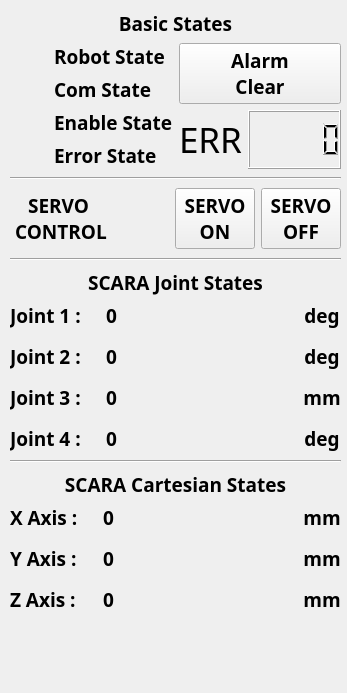
<?xml version="1.0" encoding="UTF-8"?>
<ui version="4.0">
 <class>MyPluginWidget</class>
 <widget class="QWidget" name="MyPluginWidget">
  <property name="geometry">
   <rect>
    <x>0</x>
    <y>0</y>
    <width>347</width>
    <height>693</height>
   </rect>
  </property>
  <property name="windowTitle">
   <string>Form</string>
  </property>
  <widget class="QWidget" name="verticalLayoutWidget">
   <property name="geometry">
    <rect>
     <x>10</x>
     <y>10</y>
     <width>331</width>
     <height>603</height>
    </rect>
   </property>
   <layout class="QVBoxLayout" name="verticalLayout">
    <item>
     <widget class="QLabel" name="titleLabel_1">
      <property name="font">
       <font>
        <family>Ubuntu Mono</family>
        <pointsize>14</pointsize>
        <weight>75</weight>
        <bold>true</bold>
       </font>
      </property>
      <property name="text">
       <string>Basic States</string>
      </property>
      <property name="alignment">
       <set>Qt::AlignCenter</set>
      </property>
     </widget>
    </item>
    <item>
     <layout class="QHBoxLayout" name="horizontalLayout">
      <item>
       <layout class="QGridLayout" name="gridLayout">
        <item row="0" column="1">
         <widget class="QLabel" name="robotStateLabel">
          <property name="font">
           <font>
            <family>Ubuntu Mono</family>
            <pointsize>14</pointsize>
            <weight>75</weight>
            <bold>true</bold>
           </font>
          </property>
          <property name="text">
           <string>Robot State</string>
          </property>
         </widget>
        </item>
        <item row="1" column="0">
         <widget class="QcwIndicatorLamp" name="comStateLamp" native="true">
          <property name="alarm" stdset="0">
           <bool>true</bool>
          </property>
         </widget>
        </item>
        <item row="2" column="0">
         <widget class="QcwIndicatorLamp" name="enableStateLamp" native="true">
          <property name="alarm" stdset="0">
           <bool>true</bool>
          </property>
         </widget>
        </item>
        <item row="0" column="0">
         <widget class="QcwIndicatorLamp" name="robotStateLamp" native="true">
          <property name="alarm" stdset="0">
           <bool>true</bool>
          </property>
         </widget>
        </item>
        <item row="1" column="1">
         <widget class="QLabel" name="comStateLabel">
          <property name="font">
           <font>
            <family>Ubuntu Mono</family>
            <pointsize>14</pointsize>
            <weight>75</weight>
            <bold>true</bold>
           </font>
          </property>
          <property name="text">
           <string>Com State</string>
          </property>
         </widget>
        </item>
        <item row="3" column="0">
         <widget class="QcwIndicatorLamp" name="errorStateLamp" native="true">
          <property name="alarm" stdset="0">
           <bool>true</bool>
          </property>
         </widget>
        </item>
        <item row="2" column="1">
         <widget class="QLabel" name="enableStateLabel">
          <property name="font">
           <font>
            <family>Ubuntu Mono</family>
            <pointsize>14</pointsize>
            <weight>75</weight>
            <bold>true</bold>
           </font>
          </property>
          <property name="text">
           <string>Enable State</string>
          </property>
         </widget>
        </item>
        <item row="3" column="1">
         <widget class="QLabel" name="errorStateLabel">
          <property name="font">
           <font>
            <family>Ubuntu Mono</family>
            <pointsize>14</pointsize>
            <weight>75</weight>
            <bold>true</bold>
           </font>
          </property>
          <property name="text">
           <string>Error State</string>
          </property>
         </widget>
        </item>
       </layout>
      </item>
      <item>
       <layout class="QVBoxLayout" name="verticalLayout_2">
        <item>
         <widget class="QPushButton" name="alarmClearBtn">
          <property name="sizePolicy">
           <sizepolicy hsizetype="Preferred" vsizetype="Preferred">
            <horstretch>0</horstretch>
            <verstretch>0</verstretch>
           </sizepolicy>
          </property>
          <property name="font">
           <font>
            <family>Ubuntu Mono</family>
            <pointsize>14</pointsize>
            <weight>75</weight>
            <bold>true</bold>
           </font>
          </property>
          <property name="text">
           <string>Alarm
Clear</string>
          </property>
         </widget>
        </item>
        <item>
         <layout class="QHBoxLayout" name="horizontalLayout_3">
          <item>
           <widget class="QLabel" name="errLabel">
            <property name="sizePolicy">
             <sizepolicy hsizetype="Maximum" vsizetype="Preferred">
              <horstretch>0</horstretch>
              <verstretch>0</verstretch>
             </sizepolicy>
            </property>
            <property name="font">
             <font>
              <family>Ubuntu Mono</family>
              <pointsize>26</pointsize>
              <weight>50</weight>
              <bold>false</bold>
             </font>
            </property>
            <property name="text">
             <string>ERR</string>
            </property>
            <property name="textFormat">
             <enum>Qt::AutoText</enum>
            </property>
            <property name="alignment">
             <set>Qt::AlignCenter</set>
            </property>
           </widget>
          </item>
          <item>
           <widget class="QLCDNumber" name="lcdNumber">
            <property name="sizePolicy">
             <sizepolicy hsizetype="Preferred" vsizetype="Minimum">
              <horstretch>0</horstretch>
              <verstretch>0</verstretch>
             </sizepolicy>
            </property>
           </widget>
          </item>
         </layout>
        </item>
       </layout>
      </item>
     </layout>
    </item>
    <item>
     <widget class="Line" name="line_2">
      <property name="sizePolicy">
       <sizepolicy hsizetype="Minimum" vsizetype="MinimumExpanding">
        <horstretch>0</horstretch>
        <verstretch>0</verstretch>
       </sizepolicy>
      </property>
      <property name="orientation">
       <enum>Qt::Horizontal</enum>
      </property>
     </widget>
    </item>
    <item>
     <layout class="QHBoxLayout" name="horizontalLayout_2">
      <item>
       <widget class="QLabel" name="servoLabel">
        <property name="font">
         <font>
          <family>Ubuntu Mono</family>
          <pointsize>14</pointsize>
          <weight>75</weight>
          <bold>true</bold>
         </font>
        </property>
        <property name="text">
         <string>SERVO
 CONTROL</string>
        </property>
        <property name="alignment">
         <set>Qt::AlignCenter</set>
        </property>
       </widget>
      </item>
      <item>
       <widget class="QcwIndicatorLamp" name="servoLamp" native="true">
        <property name="sizePolicy">
         <sizepolicy hsizetype="Preferred" vsizetype="Preferred">
          <horstretch>0</horstretch>
          <verstretch>0</verstretch>
         </sizepolicy>
        </property>
        <property name="alarm" stdset="0">
         <bool>true</bool>
        </property>
       </widget>
      </item>
      <item>
       <widget class="QPushButton" name="servoONBtn">
        <property name="sizePolicy">
         <sizepolicy hsizetype="Preferred" vsizetype="Preferred">
          <horstretch>0</horstretch>
          <verstretch>0</verstretch>
         </sizepolicy>
        </property>
        <property name="font">
         <font>
          <family>Ubuntu Mono</family>
          <pointsize>14</pointsize>
          <weight>75</weight>
          <bold>true</bold>
         </font>
        </property>
        <property name="text">
         <string>SERVO
ON</string>
        </property>
        <property name="checkable">
         <bool>false</bool>
        </property>
       </widget>
      </item>
      <item>
       <widget class="QPushButton" name="servoOFFBtn">
        <property name="sizePolicy">
         <sizepolicy hsizetype="Preferred" vsizetype="Preferred">
          <horstretch>0</horstretch>
          <verstretch>0</verstretch>
         </sizepolicy>
        </property>
        <property name="font">
         <font>
          <family>Ubuntu Mono</family>
          <pointsize>14</pointsize>
          <weight>75</weight>
          <bold>true</bold>
         </font>
        </property>
        <property name="text">
         <string>SERVO
OFF</string>
        </property>
       </widget>
      </item>
     </layout>
    </item>
    <item>
     <widget class="Line" name="line">
      <property name="sizePolicy">
       <sizepolicy hsizetype="Minimum" vsizetype="MinimumExpanding">
        <horstretch>0</horstretch>
        <verstretch>0</verstretch>
       </sizepolicy>
      </property>
      <property name="orientation">
       <enum>Qt::Horizontal</enum>
      </property>
     </widget>
    </item>
    <item>
     <widget class="QLabel" name="titleLabel_2">
      <property name="font">
       <font>
        <family>Ubuntu Mono</family>
        <pointsize>14</pointsize>
        <weight>75</weight>
        <bold>true</bold>
       </font>
      </property>
      <property name="text">
       <string>SCARA Joint States</string>
      </property>
      <property name="alignment">
       <set>Qt::AlignCenter</set>
      </property>
     </widget>
    </item>
    <item>
     <layout class="QGridLayout" name="gridLayout_2">
      <property name="horizontalSpacing">
       <number>20</number>
      </property>
      <property name="verticalSpacing">
       <number>14</number>
      </property>
      <item row="1" column="0">
       <widget class="QLabel" name="jointStateLabel_2">
        <property name="font">
         <font>
          <family>Ubuntu Mono</family>
          <pointsize>14</pointsize>
          <weight>75</weight>
          <bold>true</bold>
         </font>
        </property>
        <property name="text">
         <string>Joint 2 : </string>
        </property>
       </widget>
      </item>
      <item row="2" column="0">
       <widget class="QLabel" name="jointStateLabel_3">
        <property name="font">
         <font>
          <family>Ubuntu Mono</family>
          <pointsize>14</pointsize>
          <weight>75</weight>
          <bold>true</bold>
         </font>
        </property>
        <property name="text">
         <string>Joint 3 : </string>
        </property>
       </widget>
      </item>
      <item row="0" column="0">
       <widget class="QLabel" name="jointStateLabel_1">
        <property name="font">
         <font>
          <family>Ubuntu Mono</family>
          <pointsize>14</pointsize>
          <weight>75</weight>
          <bold>true</bold>
         </font>
        </property>
        <property name="text">
         <string>Joint 1 : </string>
        </property>
       </widget>
      </item>
      <item row="3" column="1">
       <widget class="QLabel" name="jointState_4">
        <property name="sizePolicy">
         <sizepolicy hsizetype="Expanding" vsizetype="Preferred">
          <horstretch>0</horstretch>
          <verstretch>0</verstretch>
         </sizepolicy>
        </property>
        <property name="font">
         <font>
          <family>Ubuntu Mono</family>
          <pointsize>14</pointsize>
          <weight>75</weight>
          <bold>true</bold>
         </font>
        </property>
        <property name="text">
         <string>0</string>
        </property>
       </widget>
      </item>
      <item row="3" column="0">
       <widget class="QLabel" name="jointStateLabel_4">
        <property name="font">
         <font>
          <family>Ubuntu Mono</family>
          <pointsize>14</pointsize>
          <weight>75</weight>
          <bold>true</bold>
         </font>
        </property>
        <property name="text">
         <string>Joint 4 : </string>
        </property>
       </widget>
      </item>
      <item row="2" column="1">
       <widget class="QLabel" name="jointState_3">
        <property name="sizePolicy">
         <sizepolicy hsizetype="Expanding" vsizetype="Preferred">
          <horstretch>0</horstretch>
          <verstretch>0</verstretch>
         </sizepolicy>
        </property>
        <property name="font">
         <font>
          <family>Ubuntu Mono</family>
          <pointsize>14</pointsize>
          <weight>75</weight>
          <bold>true</bold>
         </font>
        </property>
        <property name="text">
         <string>0</string>
        </property>
       </widget>
      </item>
      <item row="3" column="2">
       <widget class="QLabel" name="unit_4">
        <property name="font">
         <font>
          <family>Ubuntu Mono</family>
          <pointsize>14</pointsize>
          <weight>75</weight>
          <bold>true</bold>
         </font>
        </property>
        <property name="text">
         <string>deg</string>
        </property>
        <property name="alignment">
         <set>Qt::AlignCenter</set>
        </property>
       </widget>
      </item>
      <item row="1" column="1">
       <widget class="QLabel" name="jointState_2">
        <property name="sizePolicy">
         <sizepolicy hsizetype="Expanding" vsizetype="Preferred">
          <horstretch>0</horstretch>
          <verstretch>0</verstretch>
         </sizepolicy>
        </property>
        <property name="font">
         <font>
          <family>Ubuntu Mono</family>
          <pointsize>14</pointsize>
          <weight>75</weight>
          <bold>true</bold>
         </font>
        </property>
        <property name="text">
         <string>0</string>
        </property>
       </widget>
      </item>
      <item row="0" column="1">
       <widget class="QLabel" name="jointState_1">
        <property name="sizePolicy">
         <sizepolicy hsizetype="Expanding" vsizetype="Preferred">
          <horstretch>0</horstretch>
          <verstretch>0</verstretch>
         </sizepolicy>
        </property>
        <property name="font">
         <font>
          <family>Ubuntu Mono</family>
          <pointsize>14</pointsize>
          <weight>75</weight>
          <bold>true</bold>
         </font>
        </property>
        <property name="text">
         <string>0</string>
        </property>
       </widget>
      </item>
      <item row="2" column="2">
       <widget class="QLabel" name="unit_3">
        <property name="font">
         <font>
          <family>Ubuntu Mono</family>
          <pointsize>14</pointsize>
          <weight>75</weight>
          <bold>true</bold>
         </font>
        </property>
        <property name="layoutDirection">
         <enum>Qt::LeftToRight</enum>
        </property>
        <property name="text">
         <string>mm</string>
        </property>
        <property name="alignment">
         <set>Qt::AlignCenter</set>
        </property>
       </widget>
      </item>
      <item row="0" column="2">
       <widget class="QLabel" name="unit_1">
        <property name="font">
         <font>
          <family>Ubuntu Mono</family>
          <pointsize>14</pointsize>
          <weight>75</weight>
          <bold>true</bold>
         </font>
        </property>
        <property name="text">
         <string>deg</string>
        </property>
        <property name="alignment">
         <set>Qt::AlignCenter</set>
        </property>
       </widget>
      </item>
      <item row="1" column="2">
       <widget class="QLabel" name="unit_2">
        <property name="font">
         <font>
          <family>Ubuntu Mono</family>
          <pointsize>14</pointsize>
          <weight>75</weight>
          <bold>true</bold>
         </font>
        </property>
        <property name="text">
         <string>deg</string>
        </property>
        <property name="alignment">
         <set>Qt::AlignCenter</set>
        </property>
       </widget>
      </item>
     </layout>
    </item>
    <item>
     <widget class="Line" name="line_3">
      <property name="sizePolicy">
       <sizepolicy hsizetype="Minimum" vsizetype="MinimumExpanding">
        <horstretch>0</horstretch>
        <verstretch>0</verstretch>
       </sizepolicy>
      </property>
      <property name="orientation">
       <enum>Qt::Horizontal</enum>
      </property>
     </widget>
    </item>
    <item>
     <widget class="QLabel" name="titleLabel_3">
      <property name="font">
       <font>
        <family>Ubuntu Mono</family>
        <pointsize>14</pointsize>
        <weight>75</weight>
        <bold>true</bold>
       </font>
      </property>
      <property name="text">
       <string>SCARA Cartesian States</string>
      </property>
      <property name="alignment">
       <set>Qt::AlignCenter</set>
      </property>
     </widget>
    </item>
    <item>
     <layout class="QGridLayout" name="gridLayout_3">
      <property name="horizontalSpacing">
       <number>20</number>
      </property>
      <property name="verticalSpacing">
       <number>14</number>
      </property>
      <item row="1" column="2">
       <widget class="QLabel" name="unit_6">
        <property name="font">
         <font>
          <family>Ubuntu Mono</family>
          <pointsize>14</pointsize>
          <weight>75</weight>
          <bold>true</bold>
         </font>
        </property>
        <property name="text">
         <string>mm</string>
        </property>
        <property name="alignment">
         <set>Qt::AlignCenter</set>
        </property>
       </widget>
      </item>
      <item row="0" column="0">
       <widget class="QLabel" name="cartStateLabel_1">
        <property name="font">
         <font>
          <family>Ubuntu Mono</family>
          <pointsize>14</pointsize>
          <weight>75</weight>
          <bold>true</bold>
         </font>
        </property>
        <property name="text">
         <string>X Axis : </string>
        </property>
       </widget>
      </item>
      <item row="2" column="2">
       <widget class="QLabel" name="unit_7">
        <property name="font">
         <font>
          <family>Ubuntu Mono</family>
          <pointsize>14</pointsize>
          <weight>75</weight>
          <bold>true</bold>
         </font>
        </property>
        <property name="layoutDirection">
         <enum>Qt::LeftToRight</enum>
        </property>
        <property name="text">
         <string>mm</string>
        </property>
        <property name="alignment">
         <set>Qt::AlignCenter</set>
        </property>
       </widget>
      </item>
      <item row="1" column="1">
       <widget class="QLabel" name="cartState_2">
        <property name="sizePolicy">
         <sizepolicy hsizetype="Expanding" vsizetype="Preferred">
          <horstretch>0</horstretch>
          <verstretch>0</verstretch>
         </sizepolicy>
        </property>
        <property name="font">
         <font>
          <family>Ubuntu Mono</family>
          <pointsize>14</pointsize>
          <weight>75</weight>
          <bold>true</bold>
         </font>
        </property>
        <property name="text">
         <string>0</string>
        </property>
       </widget>
      </item>
      <item row="2" column="0">
       <widget class="QLabel" name="cartStateLabel_3">
        <property name="font">
         <font>
          <family>Ubuntu Mono</family>
          <pointsize>14</pointsize>
          <weight>75</weight>
          <bold>true</bold>
         </font>
        </property>
        <property name="text">
         <string>Z Axis : </string>
        </property>
       </widget>
      </item>
      <item row="1" column="0">
       <widget class="QLabel" name="cartStateLabel_2">
        <property name="font">
         <font>
          <family>Ubuntu Mono</family>
          <pointsize>14</pointsize>
          <weight>75</weight>
          <bold>true</bold>
         </font>
        </property>
        <property name="text">
         <string>Y Axis : </string>
        </property>
       </widget>
      </item>
      <item row="0" column="1">
       <widget class="QLabel" name="cartState_1">
        <property name="sizePolicy">
         <sizepolicy hsizetype="Expanding" vsizetype="Preferred">
          <horstretch>0</horstretch>
          <verstretch>0</verstretch>
         </sizepolicy>
        </property>
        <property name="font">
         <font>
          <family>Ubuntu Mono</family>
          <pointsize>14</pointsize>
          <weight>75</weight>
          <bold>true</bold>
         </font>
        </property>
        <property name="text">
         <string>0</string>
        </property>
       </widget>
      </item>
      <item row="2" column="1">
       <widget class="QLabel" name="cartState_3">
        <property name="sizePolicy">
         <sizepolicy hsizetype="Expanding" vsizetype="Preferred">
          <horstretch>0</horstretch>
          <verstretch>0</verstretch>
         </sizepolicy>
        </property>
        <property name="font">
         <font>
          <family>Ubuntu Mono</family>
          <pointsize>14</pointsize>
          <weight>75</weight>
          <bold>true</bold>
         </font>
        </property>
        <property name="text">
         <string>0</string>
        </property>
       </widget>
      </item>
      <item row="0" column="2">
       <widget class="QLabel" name="unit_5">
        <property name="font">
         <font>
          <family>Ubuntu Mono</family>
          <pointsize>14</pointsize>
          <weight>75</weight>
          <bold>true</bold>
         </font>
        </property>
        <property name="text">
         <string>mm</string>
        </property>
        <property name="alignment">
         <set>Qt::AlignCenter</set>
        </property>
       </widget>
      </item>
     </layout>
    </item>
   </layout>
  </widget>
 </widget>
 <customwidgets>
  <customwidget>
   <class>QcwIndicatorLamp</class>
   <extends>QWidget</extends>
   <header>indicatorlamp.h</header>
  </customwidget>
 </customwidgets>
 <resources/>
 <connections/>
</ui>
